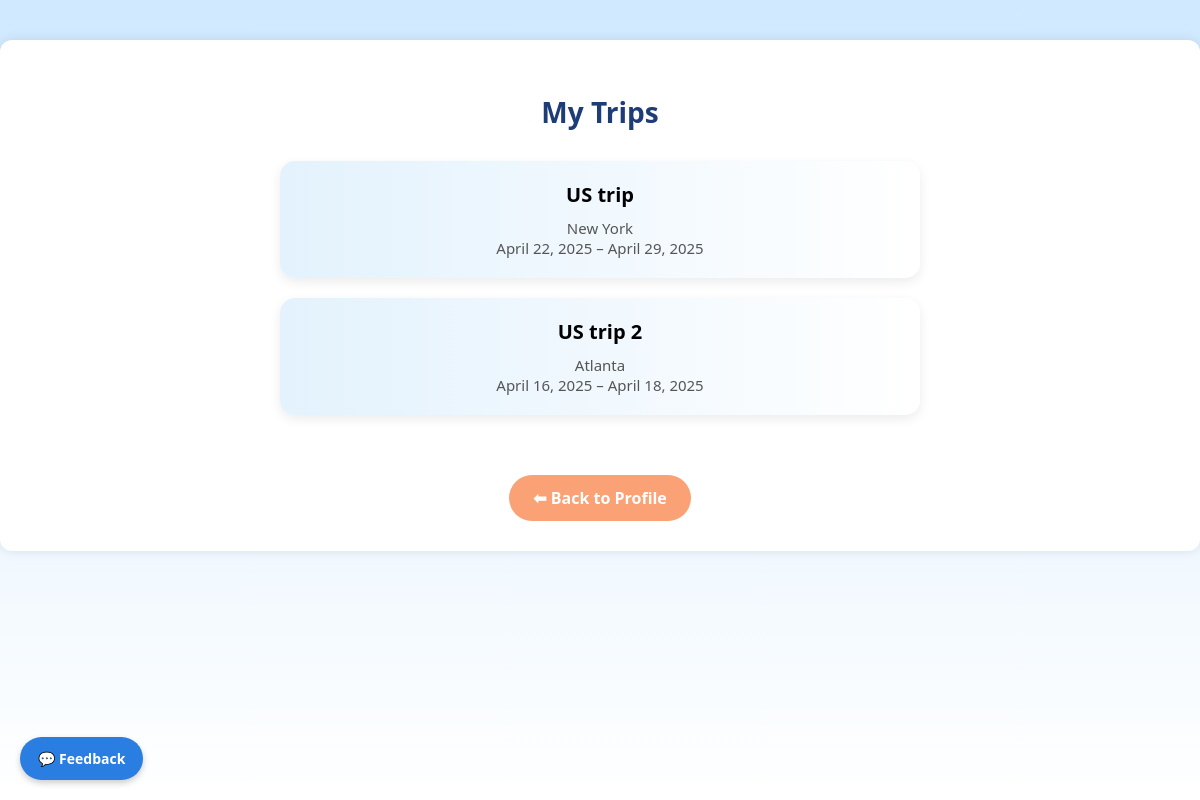
/trips/list/ (signed in), run on the app's committed database.
### trips/models.py (models this page shows, shortened)
class Trip(models.Model):
    TRIP_TYPE_CHOICES = [
        ('beach', 'Beach'),
        ('city', 'City'),
        ('hiking', 'Hiking'),
        ('business', 'Business'),
        ('snow', 'Snow / Ski'),
        ('other', 'Other'),
    ]
    user = models.ForeignKey(get_user_model(), on_delete=models.CASCADE)
    name = models.CharField(max_length=100)
    destination = models.CharField(max_length=100)
    start_date = models.DateField()
    end_date = models.DateField()
    trip_type = models.CharField(max_length=50, choices=TRIP_TYPE_CHOICES, default='other')
    manually_cleared = models.BooleanField(default=False)
    is_public = models.BooleanField(default=False)
    share_token = models.CharField(max_length=12, unique=True, blank=True, null=True)

### trips/views.py (the view)
# urls.py: path('list/', views.trip_list, name='trip_list'),
@login_required
def trip_list(request):
    trips = Trip.objects.filter(user=request.user).order_by('-start_date')
    return render(request, 'trips/trip_list.html', {'trips': trips})

### trips/templates/trips/trip_list.html (shortened to what this page needs)
{% extends 'base.html' %}
{% load static %}
{% block content %}
  <div style="text-align: center;">
    <h2 style="color: #1d3c78; margin-bottom: 30px; font-size: 28px; font-weight: 700;">My Trips</h2>
    <div class="trip-list">
      {% for trip in trips %}
        <a href="{% url 'trip_detail' trip.id %}" class="trip-card-link">
          <div class="trip-card">
            <div class="trip-title">{{ trip.name }}</div>
            <div class="trip-info">
              {{ trip.destination }}<br>
              {{ trip.start_date }} – {{ trip.end_date }}
            </div>
          </div>
        </a>
      {% empty %}
        <p style="font-size: 16px; color: #777;">You have no trips yet.</p>
      {% endfor %}
    </div>
    <a href="{% url 'profile' %}" class="button" style="
      margin-top: 40px;
      background-color: #faa275;
      padding: 12px 24px;
      display: inline-block;
      border-radius: 25px;
      font-weight: 600;
      text-decoration: none;
      color: white;
      transition: background 0.3s ease;">
      ⬅ Back to Profile
    </a>
  </div>
{% endblock %}

### templates/base.html (style rules this page uses)
body { font-family: 'Segoe UI', sans-serif; background: linear-gradient(to bottom, #d0e9ff, #ffffff); background-repeat: no-repeat; background-size: 100% 100%; background-attachment: fixed; margin: 0; padding: 0; }
a.button { background-color: #2a7de1; color: white; padding: 10px 20px; text-decoration: none; border-radius: 20px; font-weight: bold; display: inline-block; margin-top: 20px; }

### trips/templates/trips/trip_list.html (style rules this page uses)
.trip-card-link { text-decoration: none; color: inherit; }
.trip-card { border-radius: 15px; padding: 20px; margin: 20px auto; background: linear-gradient(to right, #e3f2fd, #ffffff); max-width: 600px; box-shadow: 0 4px 12px rgba(0, 0, 0, 0.08); transition: all 0.4s ease; transform: perspective(1px) translateZ(0); }
.trip-title { font-weight: 700; font-size: 20px; margin-bottom: 10px; }
.trip-info { color: #555; font-size: 15px; }

### data on the page
Trip: name "US trip", destination "New York", start_date "April 22, 2025", end_date "April 29, 2025"
Trip: name "US trip 2", destination "Atlanta", start_date "April 16, 2025", end_date "April 18, 2025"
